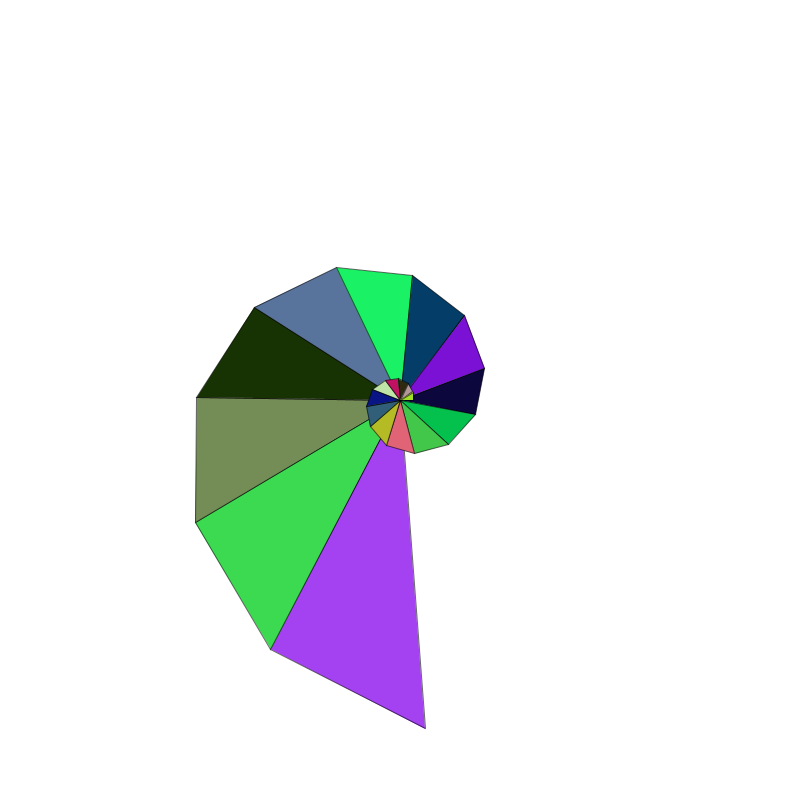
Frame 1 (no input)
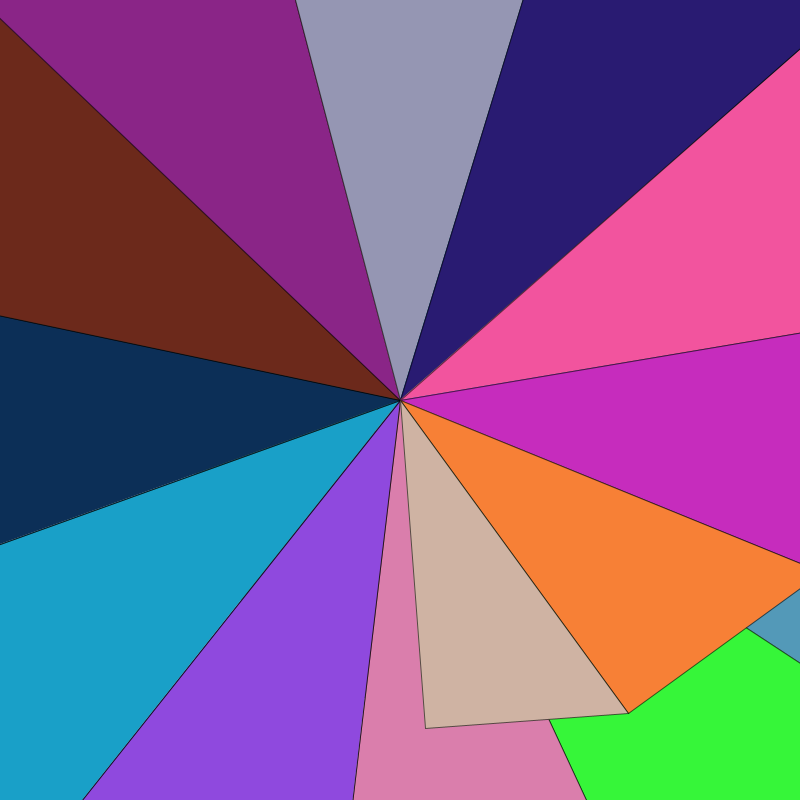
Frame 2 (the mouse pressed at the canvas centre, redrawn once)

The Processing sketch that drew these frames (run headless with seeded random() and noise(); the mouse was pressed at the canvas centre and the sketch redrawn once):

// Processing sketch: escalera_fibonacci_variacion_vertex
// ── escalera_fibonacci_variacion_vertex.pde
float phi = (1+sqrt(5))/2;
float ancho = 13;
float alto = 8;
float angulo = 0;
int numRectangulos = 20;

void setup() {
  size(800, 800);
  background(255);
  noLoop();
}

void draw() {
  translate(width/2, height/2);
  
  float[][] rectangulos = new float[numRectangulos][3]; // [ancho, alto, angulo]
  
  // Calcular dimensiones y ángulos
  for (int i = 0; i < numRectangulos; i++) {
    rectangulos[i][0] = ancho;
    rectangulos[i][1] = alto;
    rectangulos[i][2] = angulo;
    
    float diagonal = sqrt(pow(ancho,2) + pow(alto,2));
    ancho = diagonal;
    alto = ancho/phi;
    angulo -= atan2(alto, ancho);
  }
  
  // Dibujar rectángulos usando vertex()
  for (int i = numRectangulos - 1; i >= 0; i--) {
    pushMatrix();
    rotate(rectangulos[i][2]);
    
    fill(random(255), random(255), random(255), 255);
    stroke(0, 150);
    
    beginShape();
    vertex(0, 0);
    vertex(rectangulos[i][0], 0);
    vertex(rectangulos[i][0], -rectangulos[i][1]);
    // vertex(0, -rectangulos[i][1]);
    endShape(CLOSE);
    
    popMatrix();
  }
}
